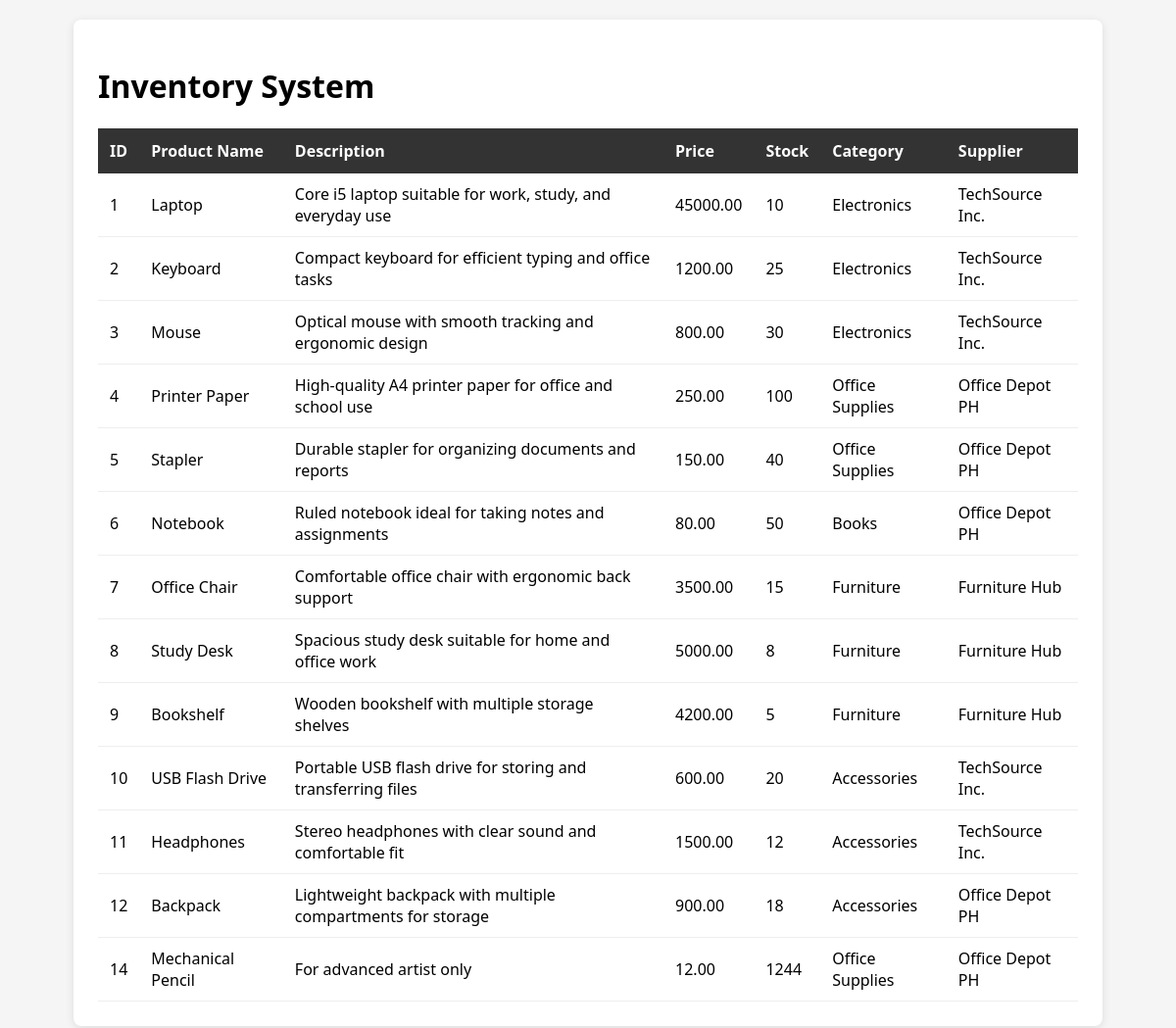
/suana2/index.php, run on the app's committed database.
### tables this page shows
CREATE TABLE `products` (
  `product_id` int(11) NOT NULL,
  `product_name` varchar(100) DEFAULT NULL,
  `description` text DEFAULT NULL,
  `price` decimal(10,2) NOT NULL,
  `stock` int(11) NOT NULL DEFAULT 0,
  `category_id` int(11) NOT NULL,
  `supplier_id` int(11) NOT NULL,
  `created_at` timestamp NOT NULL DEFAULT current_timestamp()
);

CREATE TABLE `categories` (
  `category_id` int(11) NOT NULL,
  `category_name` varchar(100) DEFAULT NULL
);

CREATE TABLE `suppliers` (
  `supplier_id` int(11) NOT NULL,
  `supplier_name` varchar(100) DEFAULT NULL,
  `contact_person` varchar(100) DEFAULT NULL,
  `phone` varchar(20) DEFAULT NULL
);

### suana2/index.php (the view, shortened to what this page needs)
<?php
require_once 'config.php';
$productResult = $conn->query("
    SELECT
        p.product_id,
        p.product_name,
        p.description,
        p.price,
        p.stock,
        c.category_name,
        s.supplier_name
    FROM products p
    JOIN categories c
        ON p.category_id = c.category_id
    JOIN suppliers s
        ON p.supplier_id = s.supplier_id
    ORDER BY p.product_id ASC
");
?>
<!DOCTYPE html>
<html>
<head>
    <link rel ="stylesheet" href="style.css">
</head>
<body>
    <div class="container">
        <h1>Inventory System</h1>
        <table>
    <tr>
        <th>ID</th>
        <th>Product Name</th>
        <th>Description</th>
        <th>Price</th>
        <th>Stock</th>
        <th>Category</th>
        <th>Supplier</th>
    </tr>
    <?php while ($row = $productResult->fetch_assoc()): ?>
    <tr>
        <td><?= $row['product_id'] ?></td>
        <td><?= htmlspecialchars($row['product_name']) ?></td>
        <td><?= htmlspecialchars($row['description']) ?></td>
        <td><?= $row['price'] ?></td>
        <td><?= $row['stock'] ?></td>
        <td><?= htmlspecialchars($row['category_name']) ?></td>
        <td><?= htmlspecialchars($row['supplier_name']) ?></td>
    </tr>
    <?php endwhile; ?>
</table>
    </div>
</body>
</html>

### suana2/style.css (style rules this page uses)
body { font-family: 'Segoe UI', Arial, sans-serif; margin: 20px; background: #f5f5f5; }
.container { max-width: 1000px; margin: 0 auto; background: white; padding: 25px; border-radius: 8px; box-shadow: 0 2px 10px rgba(0,0,0,0.1); }
table { width: 100%; border-collapse: collapse; }
th { background: #333; color: white; padding: 12px; text-align: left; }
td { padding: 10px 12px; border-bottom: 1px solid #eee; }

### data on the page
products: product_id "1", product_name "Laptop", description "Core i5 laptop suitable for work, study, and everyday use", price "45000.00", stock "10", category.category_name "Electronics", supplier.supplier_name "TechSource Inc."
products: product_id "2", product_name "Keyboard", description "Compact keyboard for efficient typing and office tasks", price "1200.00", stock "25", category.category_name "Electronics", supplier.supplier_name "TechSource Inc."
products: product_id "3", product_name "Mouse", description "Optical mouse with smooth tracking and ergonomic design", price "800.00", stock "30", category.category_name "Electronics", supplier.supplier_name "TechSource Inc."
products: product_id "4", product_name "Printer Paper", description "High-quality A4 printer paper for office and school use", price "250.00", stock "100", category.category_name "Office Supplies", supplier.supplier_name "Office Depot PH"
products: product_id "5", product_name "Stapler", description "Durable stapler for organizing documents and reports", price "150.00", stock "40", category.category_name "Office Supplies", supplier.supplier_name "Office Depot PH"
products: product_id "6", product_name "Notebook", description "Ruled notebook ideal for taking notes and assignments", price "80.00", stock "50", category.category_name "Books", supplier.supplier_name "Office Depot PH"
products: product_id "7", product_name "Office Chair", description "Comfortable office chair with ergonomic back support", price "3500.00", stock "15", category.category_name "Furniture", supplier.supplier_name "Furniture Hub"
products: product_id "8", product_name "Study Desk", description "Spacious study desk suitable for home and office work", price "5000.00", stock "8", category.category_name "Furniture", supplier.supplier_name "Furniture Hub"
products: product_id "9", product_name "Bookshelf", description "Wooden bookshelf with multiple storage shelves", price "4200.00", stock "5", category.category_name "Furniture", supplier.supplier_name "Furniture Hub"
products: product_id "10", product_name "USB Flash Drive", description "Portable USB flash drive for storing and transferring files", price "600.00", stock "20", category.category_name "Accessories", supplier.supplier_name "TechSource Inc."
products: product_id "11", product_name "Headphones", description "Stereo headphones with clear sound and comfortable fit", price "1500.00", stock "12", category.category_name "Accessories", supplier.supplier_name "TechSource Inc."
products: product_id "12", product_name "Backpack", description "Lightweight backpack with multiple compartments for storage", price "900.00", stock "18", category.category_name "Accessories", supplier.supplier_name "Office Depot PH"
products: product_id "14", product_name "Mechanical Pencil", description "For advanced artist only", price "12.00", stock "1244", category.category_name "Office Supplies", supplier.supplier_name "Office Depot PH"
